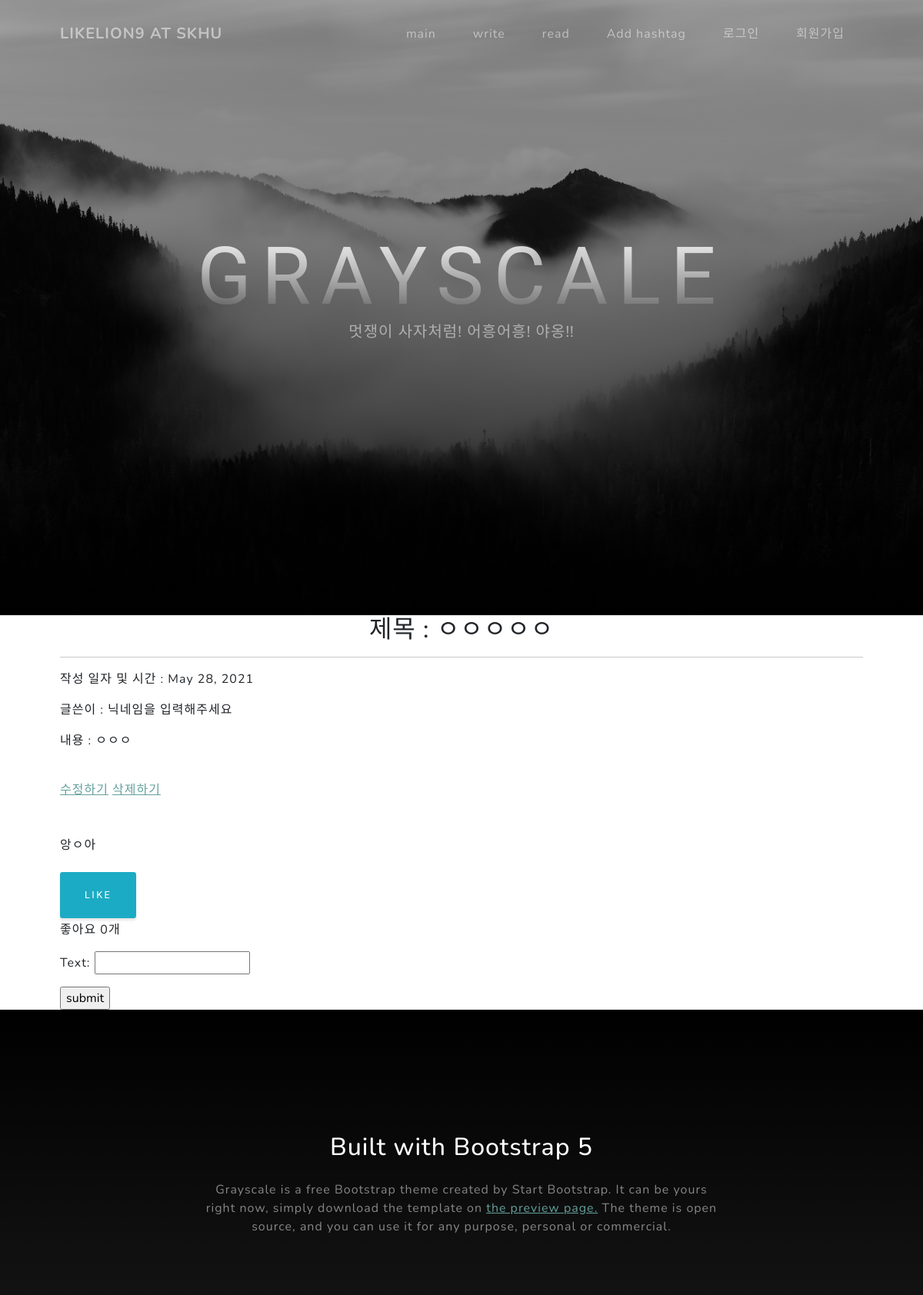
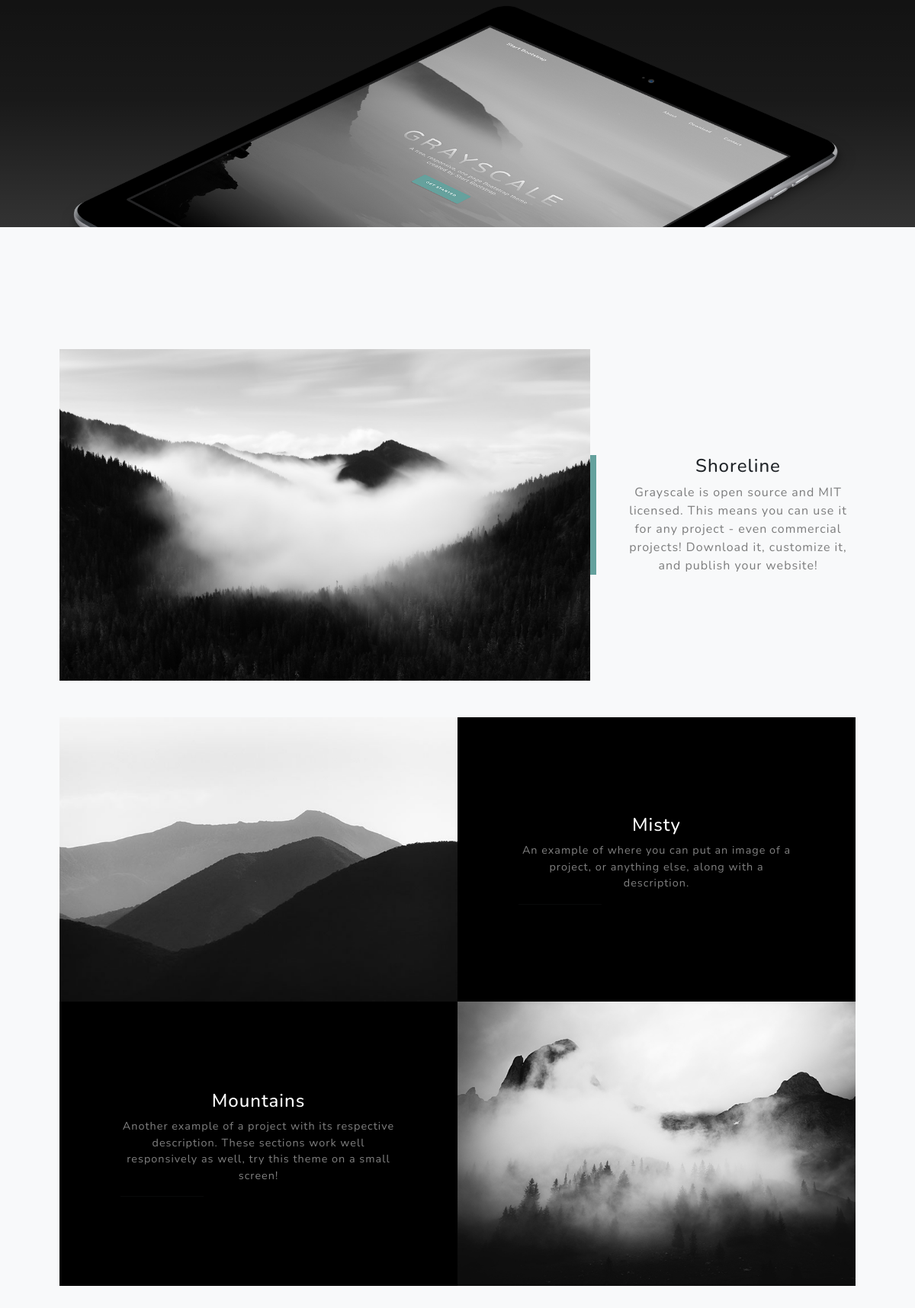
/detail/3 (upper part), run on the app's committed database (2 pictures, top to bottom).
### blog/models.py (models this page shows, shortened)
class Post(models.Model):
    title = models.CharField(max_length=200)
    pub_date = models.DateField('date published')
    writer = models.CharField( max_length=15, default='닉네임을 입력해주세요')
    body = models.TextField()
    hashtags = models.ManyToManyField('Hashtag',blank=True)
    image = models.ImageField(upload_to='images/', blank = True)
    like = models.ManyToManyField(
        settings.AUTH_USER_MODEL,
        blank=True,
        related_name='likes'
    )

class Comment(models.Model):
    post_id = models.ForeignKey(Post, on_delete=models.CASCADE, related_name='comments')
    text = models.CharField(max_length=50)

### blog/views.py (the view)
# urls.py: path('detail/<str:id>',blog.views.detail, name ='detail'),
def detail(request,id):
    post = get_object_or_404(Post,id=id)
    if request.method =="POST":
        form = CommentForm(request.POST)
        if form.is_valid():
            comment = form.save(commit=False)
            comment.post_id = post
            comment.text = form.cleaned_data['text']
            comment.save()
            return redirect('detail',id)
    else:
        form=CommentForm()
        return render(request, 'blog/detail.html',{'post':post, 'form':form})

### blog/forms.py
class CommentForm(forms.ModelForm):
    class Meta:
        model = Comment
        fields = ['text']

### blog/templates/blog/detail.html (shortened to what this page needs)
{% extends 'blog/base.html' %}
{% block content %}
<section class="page-section" id="services">
    <div class="container px-4 px-lg-5">
        <h2 class="text-center mt-0">제목 : {{ post.title }}</h2>
        <hr class="divider" />
        <p>작성 일자 및 시간 : {{ post.pub_date }}</p>
        <p>글쓴이 : {{post.writer}}</p>
        <p>내용 : {{post.body}}</p>
        <br>
        <a href = "{% url 'edit' post.id %}">수정하기</a>
        <a href="{% url 'delete' post.id %}">삭제하기</a>
        <br>
        <br>
        <br>
        {% for comment in post.comments.all %}
            <p>{{comment.text}}</p>
        {% endfor %}
        <div>
            <input type="button" class = "btn btn-info btn-sm like" name="{{ post.id }}" value="Like"
            style="margin-top : 7px">
            <p id = "count-{{ post.id }}" style="font: bold 1em; margin-top: 3px">
                좋아요&nbsp;{{post.like.all.count}}개</p>
        </div>
        <form method="POST" action="{% url 'detail' post.id %}">
            <p>{{ form.as_p }}</p>
            <input type="submit" value="submit">
        </form>
    </div>
</section>
{% endblock %}

### data on the page
Post: title "ㅇㅇㅇㅇㅇ", pub_date "May 28, 2021", writer "닉네임을 입력해주세요", body "ㅇㅇㅇ", like.all.count "0"
Comment: text "앙ㅇ아"
